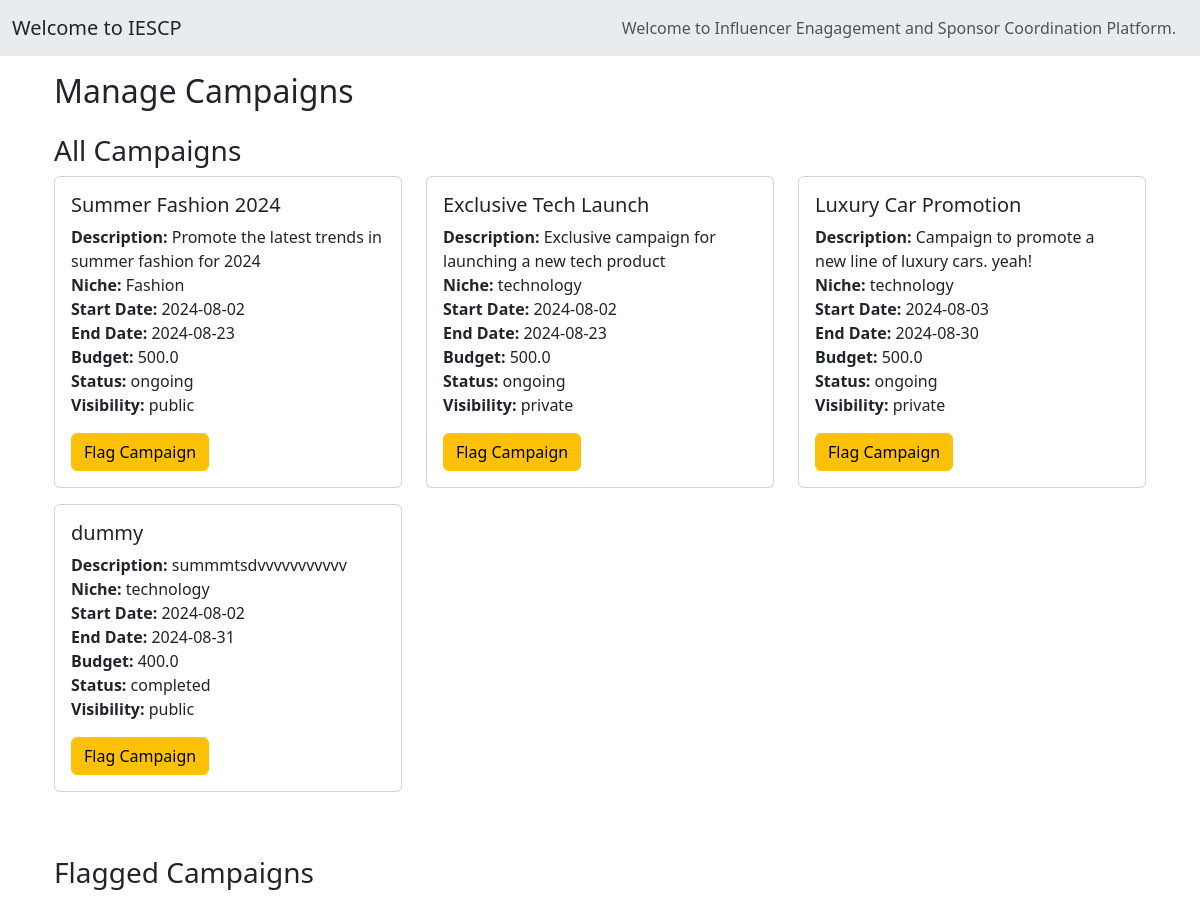
Before: /admin/campaigns with the older database file.
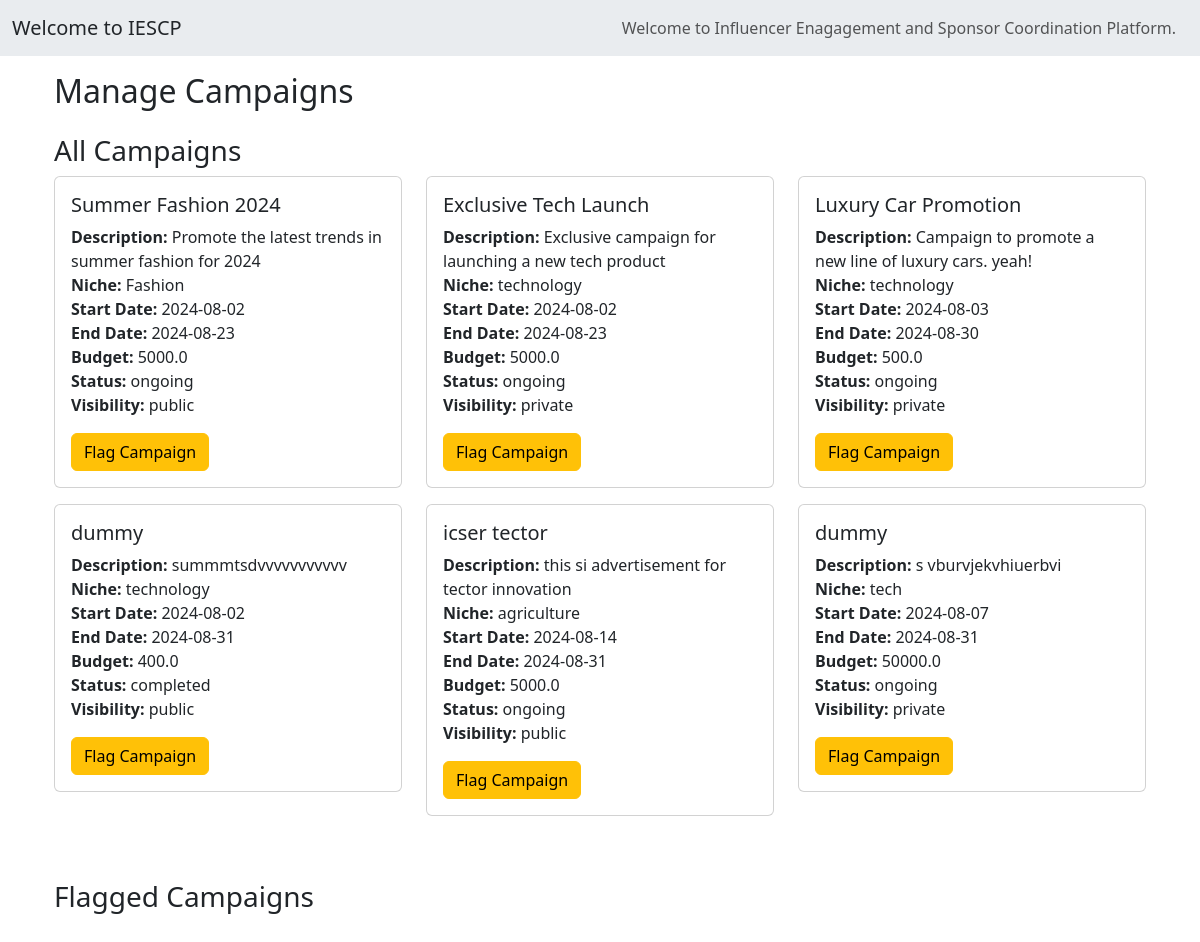
After: the same page with the newer database file.
### models.py (models this page shows, shortened)
class Campaign(db.Model):
    __tablename__ = 'campaigns'
    id = db.Column(db.Integer, primary_key=True)
    title = db.Column(db.String(200), nullable=False)
    description = db.Column(db.String(400), nullable=False)
    niche = db.Column(db.String(100), nullable=False)
    start_date = db.Column(db.Date, nullable=False)
    end_date = db.Column(db.Date, nullable=False)
    budget = db.Column(db.Float, nullable=False)
    visibility = db.Column(db.String(50), nullable=False)
    status = db.Column(db.String(50), nullable=False, default='ongoing')
    goals = db.Column(db.Text, nullable=True)
    sponsor_id = db.Column(db.Integer, db.ForeignKey('users.id'), nullable=False)
    is_flagged = db.Column(db.Boolean, default=False)
    sponsor = db.relationship('User', backref=db.backref('campaigns', lazy=True))
    ad_requests = db.relationship('AdRequest', backref='campaigns', lazy=True)

### main.py (the view)
@app.route('/admin/campaigns', methods=['GET'])
def manage_campaigns():
    campaigns = Campaign.query.all()
    flagged_campaigns = Campaign.query.filter_by(is_flagged=True).all()
    return render_template('/admin/admin_campaigns.html', campaigns=campaigns, flagged_campaigns=flagged_campaigns)

### templates/admin/admin_campaigns.html (shortened to what this page needs)
{% extends 'base.html' %}
{% block content %}
<div class="container mt-3">
    <h2 class="mb-4">Manage Campaigns</h2>
    <div class="mb-5">
        <h3>All Campaigns</h3>
        <div class="row">
            {% for campaign in campaigns %}
                {% if not campaign.is_flagged %}
                    <div class="col-md-4 mb-3">
                        <div class="card">
                            <div class="card-body">
                                <h5 class="card-title">{{ campaign.title }}</h5>
                                <p class="card-text">
                                    <strong>Description:</strong> {{ campaign.description }}<br>
                                    <strong>Niche:</strong> {{ campaign.niche }}<br>
                                    <strong>Start Date:</strong> {{ campaign.start_date }}<br>
                                    <strong>End Date:</strong> {{ campaign.end_date }}<br>
                                    <strong>Budget:</strong> {{ campaign.budget }}<br>
                                    <strong>Status:</strong> {{ campaign.status }}<br>
                                    <strong>Visibility:</strong> {{ campaign.visibility }}
                                </p>
                                <form method="POST" action="{{ url_for('flag_campaign', campaign_id=campaign.id) }}" style="display:inline;">
                                    <button type="submit" class="btn btn-warning">Flag Campaign</button>
                                </form>
                            </div>
                        </div>
                    </div>
                {% endif %}
            {% endfor %}
        </div>
    </div>
    <div class="mb-5">
        <h3>Flagged Campaigns</h3>
    </div>
</div>
{% endblock %}

### templates/base.html (shortened to what this page needs)
<!DOCTYPE html>
<html lang="en">
<head>
    <link rel="stylesheet" href="https://maxcdn.bootstrapcdn.com/bootstrap/4.0.0/css/bootstrap.min.css">
    <link href="https://cdn.jsdelivr.net/npm/bootstrap@5.3.3/dist/css/bootstrap.min.css" rel="stylesheet">
</head>
<body>
  <nav class="navbar navbar-expand-lg bg-body-secondary">
    <div class="container-fluid">
      <a class="navbar-brand">
        {% if 'user_id' in session %}
                Welcome {{ session['user_role'].capitalize() }} - {{ session['username'].capitalize() }}
            {% else %}
                Welcome to IESCP
            {% endif %}
      </a>
      <div class="collapse navbar-collapse" id="navbarNav">
        <div class="container-fluid">
          <ul class="navbar-nav ml-auto ms-5  ">
            {% if 'user_id' in session %}
                {% if session['user_role'] == 'sponsor' %}
                    <li class="nav-item ml-auto me-auto"><a class="nav-link" href="{{ url_for('sponsor_profile') }}">Profile</a></li>
                    <li class="nav-item ml-auto me-auto"><a class="nav-link" href="{{ url_for('sponsor_dash') }}">Dashboard</a></li>
                    <li class="nav-item ml-auto me-auto"><a class="nav-link" href="{{ url_for('sponsor_campaigns') }}">Campaigns</a></li>
                    <li class="nav-item ml-auto me-auto"><a class="nav-link" href="{{ url_for('sponsor_influencer') }}">influencer</a></li>
                    <li class="nav-item ml-auto me-auto"><a class="nav-link" href="{{ url_for('sponsor_ad_requests',campaign_id=2) }}">Ads Requests</a></li>
                {% elif session['user_role'] == 'admin' %}
                    <li class="nav-item ml-5"><a class="nav-link" href="{{ url_for('admin_dash') }}">Dashboard</a></li>
                    <li class="nav-item ml-5"><a class="nav-link" href="{{ url_for('admin_profile') }}">Profile</a></li>
                    <li class="nav-item ml-5"><a class="nav-link" href="{{ url_for('manage_users') }}">Users</a></li>
                    <li class="nav-item ml-5"><a class="nav-link" href="{{ url_for('manage_campaigns') }}">Campaigns</a></li>
                {% elif session['user_role'] == 'influencer' %}
                    <li class="nav-item ml-5"><a class="nav-link" href="{{ url_for('influencer_profile') }}">Profile</a></li>
                    <li class="nav-item ml-5"><a class="nav-link" href="{{ url_for('influencer_dash') }}">Dashboard</a></li>
                    <li class="nav-item ml-5"><a class="nav-link" href="{{ url_for('ad_requests') }}">Ad requests</a></li>
                {% endif %}
                <li class="nav-item ml-auto">
                    <form class="form-inline my-2 my-lg-0" action="{{ url_for('homepage') }}" method="GET">
                        <input class="form-control mr-sm-2" type="search" placeholder="Search" aria-label="Search" name="query">
                        <button class="btn btn-outline-success my-3 my-sm-0" type="submit">Search</button>
                    </form>
                </li>
                <li class="nav-item ">
                   <a type="button " class="btn btn-outline-danger ms-3 " aria-current="page" href="{{ url_for('logout') }}" >logout</a>
                </li>
            {% else %}
                <li class="nav-item ms-auto">
                    <span class="navbar-text">
                        Welcome to Influencer Enagagement and Sponsor Coordination Platform.
                    </span>
                </li>
            {% endif %}
          </ul>
        </div>
      </div>
    </div>
  </nav>
  <div class="container">
    {% block content %}     {% endblock %}
  </div>
</body>
</html>

Changed rows visible on the page:
changed Campaign "Summer Fashion 2024": budget "500.0" → "5000.0"
changed Campaign "Exclusive Tech Launch": budget "500.0" → "5000.0"
added Campaign: title "icser tector", description "this si advertisement for tector innovation", niche "agriculture", start_date "2024-08-14", end_date "2024-08-31", budget "5000.0", status "ongoing", visibility "public"
added Campaign: title "dummy", description "s vburvjekvhiuerbvi", niche "tech", start_date "2024-08-07", end_date "2024-08-31", budget "50000.0", status "ongoing", visibility "private"
